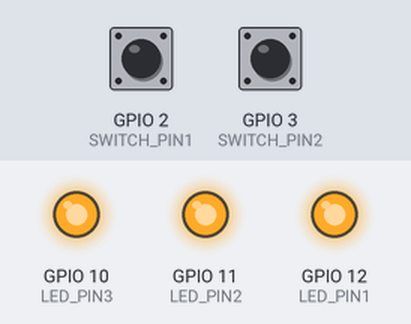
A sketch run on a simulated ESP32-S3. On the bench: output pins drawn as LEDs (lit = HIGH). The test bench sets the inputs (shaded band); at power-on: GPIO 2 (SWITCH_PIN1) HIGH, GPIO 3 (SWITCH_PIN2) HIGH. WiFi joins after 1.5 s; servers stay silent unless stated; no MQTT or app messages arrive unless stated; what the sketch prints to the serial monitor is not drawn.

Above: at 2.7 s.
2.8 s: GPIO 2 (SWITCH_PIN1) pulled LOW for 0.15 s
At 3.8 s:
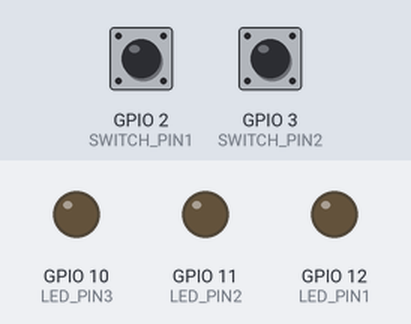
4.4 s: GPIO 3 (SWITCH_PIN2) pulled LOW for 0.15 s
At 5.0 s:
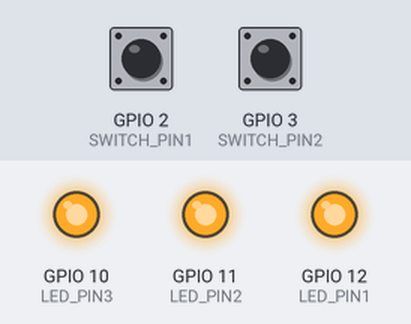
6.0 s: GPIO 3 (SWITCH_PIN2) pulled LOW for 1 s
At 7.4 s:
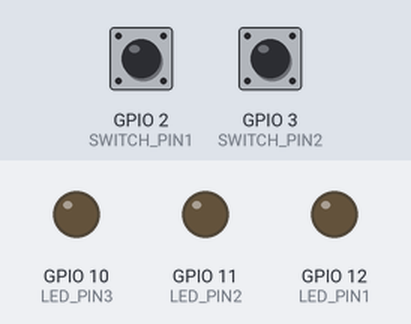
8.5 s: GPIO 3 (SWITCH_PIN2) pulled LOW for 3.2 s
At 9.3 s:
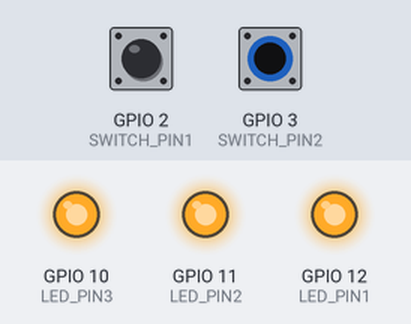
Timing chart, 0 to 11.5 s (numbered marks = the images above; inputs shaded):
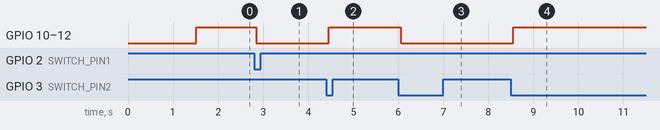

Measured:
- after the input at 2.8 s, GPIO 10 (LED_PIN3), GPIO 11 (LED_PIN2), GPIO 12 (LED_PIN1): HIGH → LOW after 0.05 s
- after the input at 4.4 s, GPIO 10 (LED_PIN3), GPIO 11 (LED_PIN2), GPIO 12 (LED_PIN1): LOW → HIGH after 0.05 s
- after the input at 6.0 s, GPIO 10 (LED_PIN3), GPIO 11 (LED_PIN2), GPIO 12 (LED_PIN1): HIGH → LOW after 0.05 s
- after the input at 8.5 s, GPIO 10 (LED_PIN3), GPIO 11 (LED_PIN2), GPIO 12 (LED_PIN1): LOW → HIGH after 0.05 s

The sketch:

lights.ino
```cpp
#include <Arduino.h>
#include <PubSubClient.h>
#include <WiFi.h>
#include <ArduinoJson.h>
#include "secrets.h"

// Define pins used
#define LED_PIN1 12
#define LED_PIN2 11
#define LED_PIN3 10
#define SWITCH_PIN1 2
#define SWITCH_PIN2 3

// MQTT and WiFi details
const char* mqtt_topic = "esp32/data";
const int mqtt_port = 1883;
const int siteID = 187;
const int deviceID = 4;
const char* locationDescriptor = "kjeller";
const char* clientId = "arduinoClient";

// WiFi and MQTT clients
WiFiClient espClient;
PubSubClient client(espClient);

// Variables for LED and switch states
bool ledState = true;
bool switchState1 = false;
bool switchState2 = false;
bool lastSwitchState1 = false;
bool lastSwitchState2 = false;
unsigned long lastDebounceTime1 = 0;
unsigned long lastDebounceTime2 = 0;
const unsigned long debounceDelay = 50;

// JSON document for MQTT payload
StaticJsonDocument<200> jsonDocument;

// Function to set up WiFi connection
void setup_wifi() {
  delay(10);
  Serial.println();
  Serial.print("Connecting to ");
  Serial.println(ssid);
  WiFi.begin(ssid, password);
  while (WiFi.status() != WL_CONNECTED) {
    delay(500);
    Serial.print(".");
  }
  Serial.println("\nWiFi connected");
  Serial.print("IP address: ");
  Serial.println(WiFi.localIP());
}

// MQTT callback function
void callback(char* topic, byte* payload, unsigned int length) {
  // Handle message received from MQTT broker (if needed)
}

// Reconnect with MQTT broker function
void reconnect() {
  while (!client.connected()) {
    Serial.print("Attempting MQTT connection...");
    if (client.connect(clientId)) {
      Serial.println("connected");
      client.subscribe(mqtt_topic);
    } else {
      Serial.print("failed, rc=");
      Serial.print(client.state());
      Serial.println(" try again in 5 seconds");
      delay(5000);
    }
  }
}

void setup() {
  Serial.begin(115200);
  setup_wifi(); // Initialize WiFi connection
  pinMode(LED_PIN1, OUTPUT);
  pinMode(LED_PIN2, OUTPUT);
  pinMode(LED_PIN3, OUTPUT);
  pinMode(SWITCH_PIN1, INPUT_PULLUP);
  pinMode(SWITCH_PIN2, INPUT_PULLUP);

  digitalWrite(LED_PIN1, ledState);
  digitalWrite(LED_PIN2, ledState);
  digitalWrite(LED_PIN3, ledState);

  // Set MQTT server and callback function
  client.setServer(mqtt_server, mqtt_port);
  client.setCallback(callback);
}

void loop() {
  if (!client.connected()) {
    reconnect(); // Initialize reconnect function if not connected to MQTT broker
  }
  client.loop(); // Maintain MQTT client connection

  // Read switch states with debouncing
  bool reading1 = digitalRead(SWITCH_PIN1);
  bool reading2 = digitalRead(SWITCH_PIN2);

  if (reading1 != lastSwitchState1) {
    lastDebounceTime1 = millis();
  }
  if (reading2 != lastSwitchState2) {
    lastDebounceTime2 = millis();
  }

  if ((millis() - lastDebounceTime1) > debounceDelay) {
    if (reading1 != switchState1) {
      switchState1 = reading1;
      if (!switchState1) { // If switch 1 is pressed
        ledState = !ledState; // Toggle LED state
        digitalWrite(LED_PIN1, ledState);
        digitalWrite(LED_PIN2, ledState);
        digitalWrite(LED_PIN3, ledState);
        Serial.print("LED State: ");
        Serial.println(ledState ? "ON" : "OFF");

        // Clear previous JSON data
        jsonDocument.clear();

        // Data sent to JSON document
        jsonDocument["siteID"] = siteID;
        jsonDocument["deviceID"] = deviceID;
        jsonDocument["locationDescriptor"] = locationDescriptor;
        jsonDocument["switchUsed"] = "Switch1"; // Switch used
        jsonDocument["switchState"] = ledState ? "on" : "off"; // LED state

        // Convert JSON document to string
        String jsonString;
        serializeJson(jsonDocument, jsonString);

        // Publish JSON data to MQTT topic
        if (client.connected()) {
          client.publish(mqtt_topic, jsonString.c_str());
          Serial.println("Data published to MQTT");
        } else {
          Serial.println("Failed to publish data to MQTT");
        }
      }
    }
  }

  if ((millis() - lastDebounceTime2) > debounceDelay) {
    if (reading2 != switchState2) {
      switchState2 = reading2;
      if (!switchState2) { // If switch 2 is pressed
        ledState = !ledState; // Toggle LED state
        digitalWrite(LED_PIN1, ledState);
        digitalWrite(LED_PIN2, ledState);
        digitalWrite(LED_PIN3, ledState);
        Serial.print("LED State: ");
        Serial.println(ledState ? "ON" : "OFF");

        // Clear previous JSON data
        jsonDocument.clear();

        // Data sent to JSON document
        jsonDocument["siteID"] = siteID;
        jsonDocument["deviceID"] = deviceID;
        jsonDocument["locationDescriptor"] = locationDescriptor;
        jsonDocument["switchUsed"] = "Switch2"; // Switch used
        jsonDocument["switchState"] = ledState ? "on" : "off"; // LED state

        // Convert JSON document to string
        String jsonString;
        serializeJson(jsonDocument, jsonString);

        // Publish JSON data to MQTT topic
        if (client.connected()) {
          client.publish(mqtt_topic, jsonString.c_str());
          Serial.println("Data published to MQTT");
        } else {
          Serial.println("Failed to publish data to MQTT");
        }
      }
    }
  }

  lastSwitchState1 = reading1;
  lastSwitchState2 = reading2;
}
```

secrets.h
```cpp
#ifndef SECRETS_H
#define SECRETS_H

const char* ssid = "SSID";
const char* password = "PASSWORD";
const char* mqtt_server = "XXX.XXX.XXX.XXX";

#endif
```
